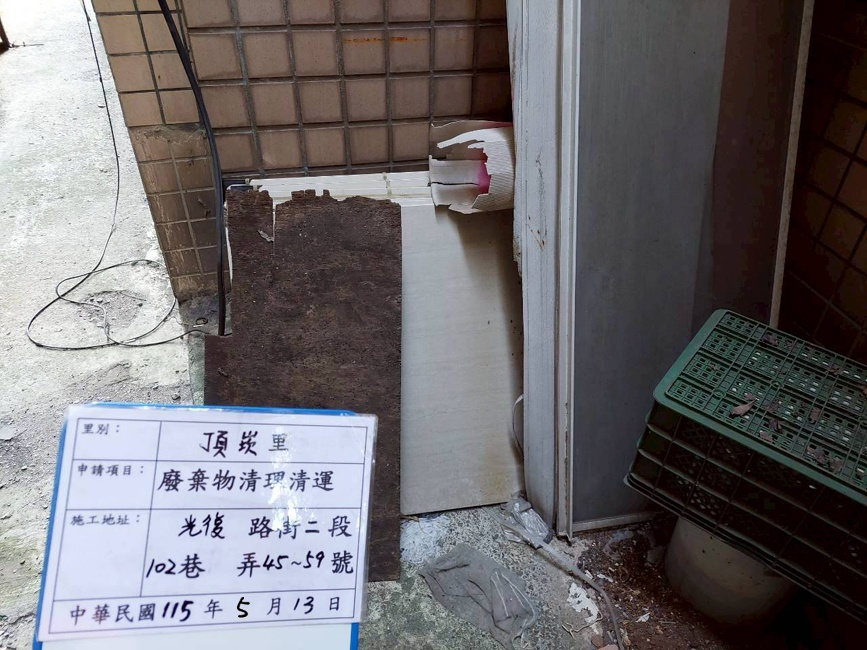
#> input picture 01_測試與範例照片庫/case001/test2_004-頂崁里-廢棄物清除呈報-115.05.13 - 複製/LINE_ALBUM_頂崁里廢棄物呈報_260128_2_ok.jpg, 867 x 650 px
$ python debug_inspect_blended_08_multiple.py
#> lines starting #> are read from the running program, lines starting #| are printed output that depends on the picture
import cv2
import numpy as np
import os

def read_image_utf8(path):
    return cv2.imdecode(np.fromfile(path, dtype=np.uint8), cv2.IMREAD_COLOR)
#> returned value is the input picture: shape (650, 867, 3); mean B, G, R 110, 107.1, 110.4

test_dir = r"測試SKILLS_08"
img2 = read_image_utf8(os.path.join(test_dir, "LINE_ALBUM_頂崁里廢棄物呈報_260128_2_ok.jpg"))
img3 = read_image_utf8(os.path.join(test_dir, "LINE_ALBUM_頂崁里廢棄物呈報_260128_3_ok.jpg"))
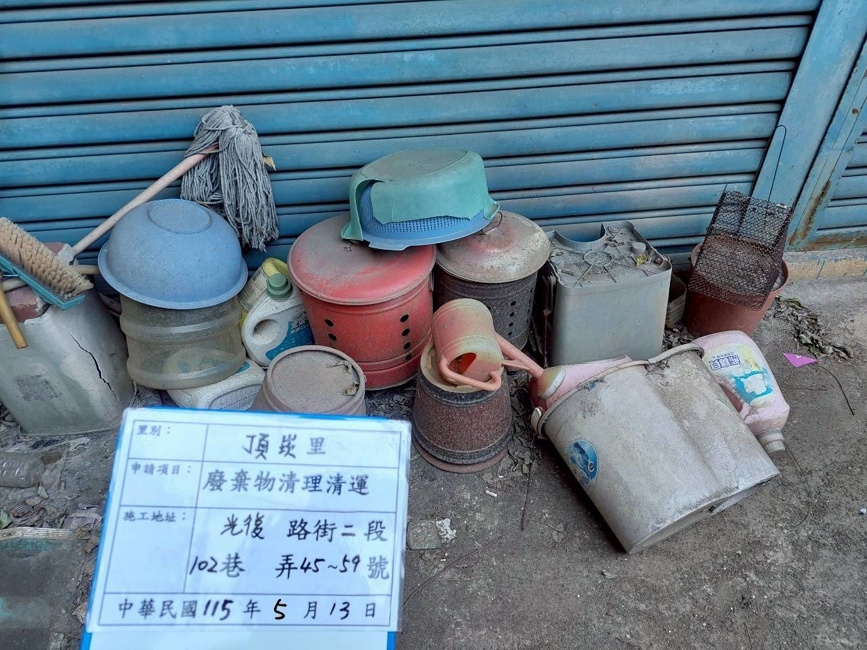
#> input picture 01_測試與範例照片庫/case001/test2_004-頂崁里-廢棄物清除呈報-115.05.13 - 複製/LINE_ALBUM_頂崁里廢棄物呈報_260128_3_ok.jpg, 867 x 650 px
#> in read_image_utf8, returned value is the input picture: shape (650, 867, 3); mean B, G, R 141.8, 127.3, 105.8

if img2 is not None and img3 is not None:
    # Crop date rows
    crop2 = img2[580:640, 140:340]
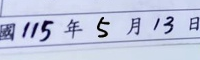
#> crop2: shape (60, 200, 3); mean B, G, R 224, 199.8, 192.7
    crop3 = img3[580:640, 140:340]
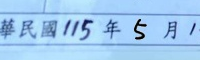
#> crop3: shape (60, 200, 3); mean B, G, R 239, 201.1, 159.6

    cv2.imwrite("debug_blended_08_img2.png", crop2)
    cv2.imwrite("debug_blended_08_img3.png", crop3)
    print("Saved debug_blended_08_img2.png and debug_blended_08_img3.png")
else:
    print("Could not load output images")
